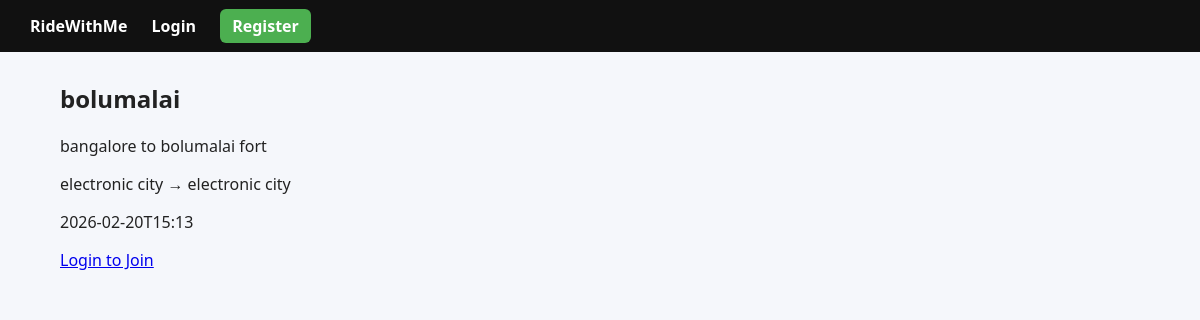
Screenshot of /rides/3 with the database file from the repository.
### tables this page shows
CREATE TABLE rides (
    id INTEGER PRIMARY KEY AUTOINCREMENT,
    title TEXT NOT NULL,
    description TEXT,
    start_location TEXT NOT NULL,
    end_location TEXT NOT NULL,
    start_datetime TEXT NOT NULL,
    max_participants INTEGER NOT NULL,
    leader_name TEXT NOT NULL,
    leader_contact TEXT NOT NULL,
    created_at TEXT DEFAULT CURRENT_TIMESTAMP
);

### app/blueprints/rides/routes.py (the view)
@rides_bp.route("/rides/<int:ride_id>")
def ride_detail(ride_id):
    ride = get_ride_by_id(ride_id)
    return render_template("ride_detail.html", ride=ride)

### app/__init__.py (called while the page is built)
def create_app():
    app = Flask(__name__)
    app.config.from_object("app.config.Config")
    @app.context_processor
    def inject_config():
        return dict(config=app.config)
    from app.blueprints.rides.routes import rides_bp
    app.register_blueprint(rides_bp)
    app.register_blueprint(admin_bp)
    app.register_blueprint(auth_bp)
    app.teardown_appcontext(close_db)
    return app

### app/blueprints/rides/repository.py (called while the page is built)
def get_ride_by_id(ride_id):
    db = get_db()
    cursor = db.execute(
        "SELECT * FROM rides WHERE id = ?",
        (ride_id,)
    )
    return cursor.fetchone()

### app/db.py (called while the page is built)
def get_db():
    if "db" not in g:
        g.db = sqlite3.connect(
            current_app.config["DATABASE"],
            detect_types=sqlite3.PARSE_DECLTYPES
        )
        g.db.row_factory = sqlite3.Row
    return g.db

### app/templates/ride_detail.html
{% extends "base.html" %}
{% block content %}
<h2>{{ ride.title }}</h2>
<p>{{ ride.description }}</p>
<p>{{ ride.start_location }} → {{ ride.end_location }}</p>
<p>{{ ride.start_datetime }}</p>
{% if session.get("user_id") %}
  <form method="POST" action="/rides/{{ ride.id }}/join">
    <button type="submit">Join Ride</button>
  </form>
{% else %}
  <a href="/login">Login to Join</a>
{% endif %}
{% endblock %}

### app/static/css/style.css (style rules this page uses)
body { font-family: 'Segoe UI', sans-serif; margin: 0; background: #f5f7fb; color: #222; }

### rows the page displays
rides: title "bolumalai", description "bangalore to bolumalai fort", start_location "electronic city", end_location "electronic city", start_datetime "2026-02-20T15:13"
